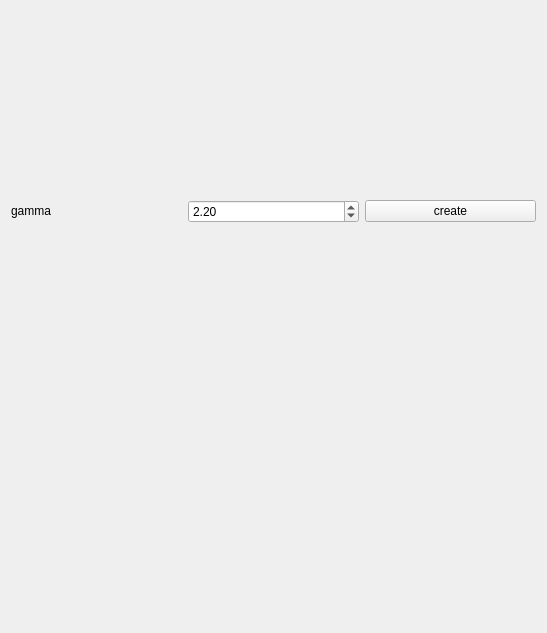
<?xml version="1.0" encoding="UTF-8"?>
<ui version="4.0">
 <class>GammaItem</class>
 <widget class="QWidget" name="GammaItem">
  <property name="geometry">
   <rect>
    <x>0</x>
    <y>0</y>
    <width>547</width>
    <height>633</height>
   </rect>
  </property>
  <property name="windowTitle">
   <string>GammaItem</string>
  </property>
  <layout class="QVBoxLayout" name="verticalLayout">
   <item>
    <layout class="QHBoxLayout" name="layout">
     <item>
      <widget class="QLabel" name="label">
       <property name="sizePolicy">
        <sizepolicy hsizetype="Preferred" vsizetype="Fixed">
         <horstretch>0</horstretch>
         <verstretch>0</verstretch>
        </sizepolicy>
       </property>
       <property name="text">
        <string>gamma</string>
       </property>
      </widget>
     </item>
     <item>
      <widget class="QDoubleSpinBox" name="doubleSpinBox">
       <property name="value">
        <double>2.200000000000000</double>
       </property>
      </widget>
     </item>
     <item>
      <widget class="QPushButton" name="createBtn">
       <property name="text">
        <string>create</string>
       </property>
      </widget>
     </item>
    </layout>
   </item>
   <item>
    <widget class="QLabel" name="text">
     <property name="sizePolicy">
      <sizepolicy hsizetype="Preferred" vsizetype="Fixed">
       <horstretch>0</horstretch>
       <verstretch>0</verstretch>
      </sizepolicy>
     </property>
     <property name="text">
      <string/>
     </property>
    </widget>
   </item>
  </layout>
 </widget>
 <resources/>
 <connections/>
</ui>
